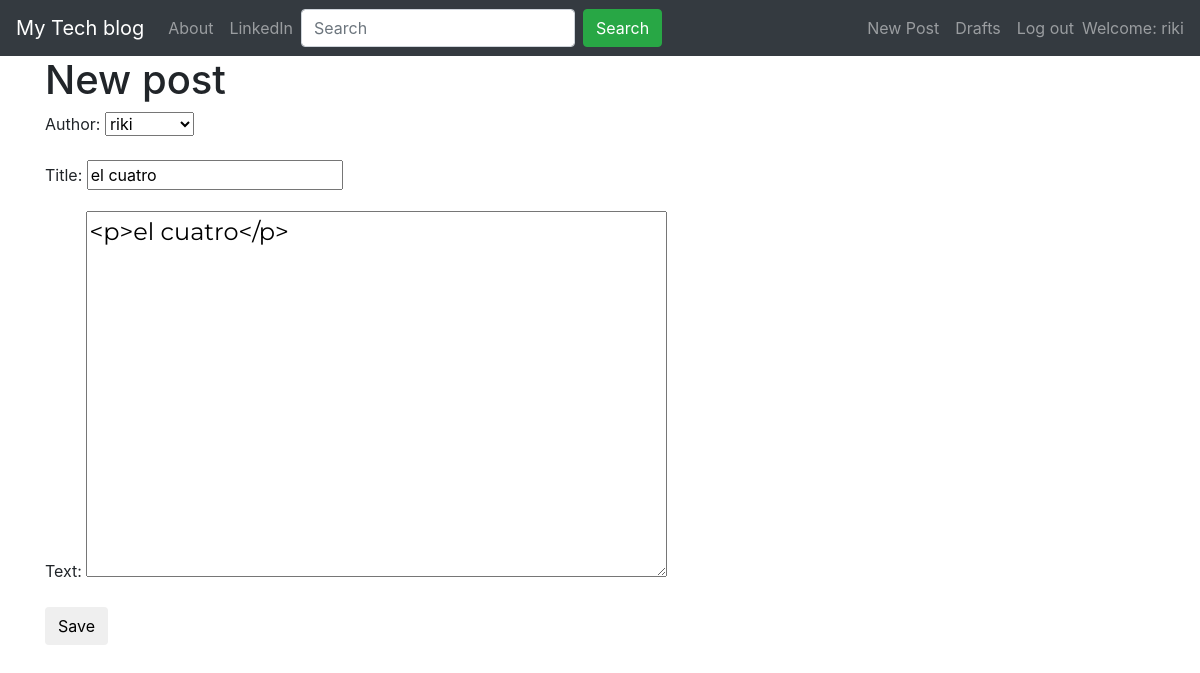
Page /post/6/edit/ (signed in) on the committed database.
### blog/models.py (models this page shows, shortened)
class Post(models.Model):
    author = models.ForeignKey('auth.User',on_delete=models.DO_NOTHING)
    title = models.CharField(max_length=200)
    text = models.TextField()
    created_date = models.DateTimeField(default=timezone.now)
    published_date = models.DateTimeField(blank=True, null=True)

### blog/views.py (the view)
# urls.py: path('post/<int:pk>/edit/',views.PostUpdateView.as_view(),name='post_edit'),
class PostUpdateView(LoginRequiredMixin,UpdateView):
    login_url = '/login/'
    redirect_field_name = 'blog/post_detail.html'
    form_class = PostForm
    model = Post

### blog/forms.py
class PostForm(forms.ModelForm):
    class Meta:
        model = Post
        fields = ('author','title', 'text',)
        widgets = {
            'title': forms.TextInput(attrs={'class': 'textinputclass'}),
            'text': forms.Textarea(attrs={'class': 'editable medium-editor-textarea postcontent'}),
        }

### blog/templates/blog/post_form.html (shortened to what this page needs)
{% extends 'blog/base.html' %}
{% block content %}
    <h1>New post</h1>
    <form method="POST" class="post-form">
    {{form.as_p}}
    <button type="submit" class="save btn btn-default">Save</button>
    </form>
{% endblock %}

### blog/templates/blog/base.html (shortened to what this page needs)
<!DOCTYPE html>
{% load staticfiles %}
<html>
    <head>
        <link rel="stylesheet" href="https://maxcdn.bootstrapcdn.com/bootstrap/4.1.3/css/bootstrap.min.css">
        <link rel="stylesheet" href="//cdn.jsdelivr.net/medium-editor/latest/css/medium-editor.min.css" type="text/css" media="screen" charset="utf-8">
        <link rel="stylesheet" href="{% static 'css/blog.css' %}">
        <link rel="stylesheet" href="https://use.fontawesome.com/releases/v5.5.0/css/all.css">
        <body>
          <nav class="navbar navbar-expand-md bg-dark navbar-dark">
            <a class="navbar-brand" href="{% url 'post_list' %}">My Tech blog</a>
          <div class="collapse navbar-collapse" id="collapsibleNavbar">
            <ul class="navbar-nav">
              <li class="nav-item"><a class="nav-link" href="{% url 'about'%}">About</a></li>
              <li class="nav-item"><a class="nav-link" href="https://www.linkedin.com">LinkedIn</a></li>
            </ul>
            <form class="form-inline" action="{% url 'post_search' %}">
              <input class="form-control mr-sm-2" type="text" name='q' placeholder="Search">
              <button class="btn btn-success" type="submit">Search</button>
            </form>
          </div>
      <ul class="navbar-nav navbar-center">
        {% if user.is_authenticated %}
        <li class="nav-item"><a class="nav-link" href="{% url 'post_new' %}">New Post</a></li>
        <li class="nav-item"><a class="nav-link" href="{% url 'post_draft_list' %}">Drafts</a></li>
        <li class="nav-item"><a class="nav-link" href="{% url 'logout' %}">Log out</a></li>
        <span class="navbar-text">    Welcome: {{ user.username }}  </span>
          {% else %}
          <li class="nav-item"><a class="nav-link" href="{% url 'login' %}">Login</a></li>
        {% endif %}
      </ul>
</nav>
        <div class="content container">
            <div class="row">
                <div class="col-md-8">
                  <div class="blog_posts">
                    {% block content %}
                    {% endblock %}
                  </div>
                </div>
            </div>
        </div>
</body>
</html>

### blog/static/css/blog.css (style rules this page uses)
.postcontent { font-family: 'Montserrat'; font-size: 1.5em; }

### rows in the picture
Post: author "riki", title "el cuatro", text "<p>el cuatro</p>"

### other values in the picture
{{ user.username }} "riki"
